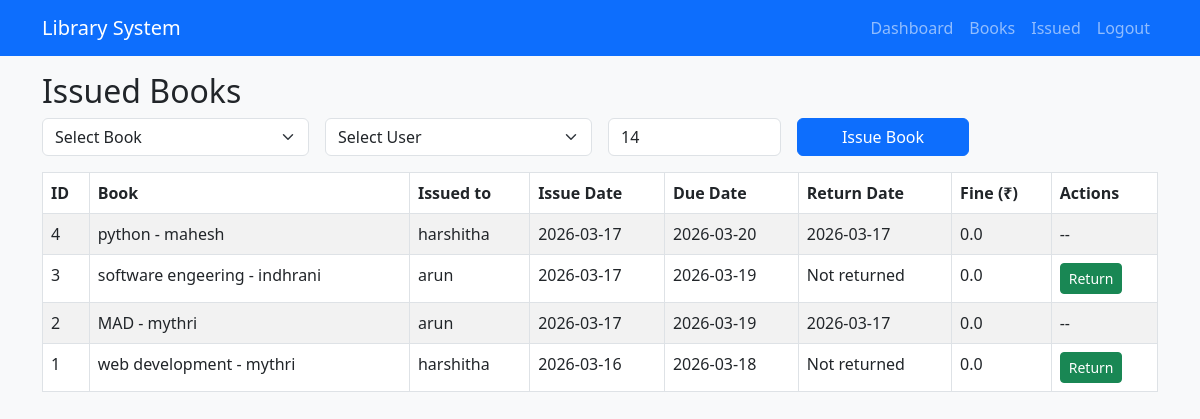
Screenshot of /issued_books (signed in) with the database file from the repository.
### tables this page shows
CREATE TABLE issued_books(
                id INTEGER PRIMARY KEY AUTOINCREMENT,
                book_id INTEGER NOT NULL,
                user_id INTEGER NOT NULL,
                issue_date TEXT NOT NULL,
                due_date TEXT NOT NULL,
                return_date TEXT,
                fine REAL DEFAULT 0,
                FOREIGN KEY (book_id) REFERENCES books(id),
                FOREIGN KEY (user_id) REFERENCES users(id)
            );

CREATE TABLE books(
                id INTEGER PRIMARY KEY AUTOINCREMENT,
                title TEXT NOT NULL,
                author TEXT NOT NULL,
                total_copies INTEGER NOT NULL,
                created_at TEXT NOT NULL
            );

CREATE TABLE users(
                id INTEGER PRIMARY KEY AUTOINCREMENT,
                username TEXT UNIQUE NOT NULL,
                password TEXT NOT NULL,
                created_at TEXT NOT NULL
            );

### app_main.py (the view, shortened to what this page needs)
@app.route('/issued_books', methods=['GET', 'POST'])
@login_required
def issued_books():
    conn = get_db_connection()
    cursor = conn.cursor()
    books_list = cursor.execute('SELECT * FROM books').fetchall()
    users_list = cursor.execute('SELECT * FROM users').fetchall()
    issued_records = cursor.execute('''
        SELECT ib.id, b.title, b.author, u.username, ib.issue_date, ib.due_date, ib.return_date, ib.fine
        FROM issued_books ib
        JOIN books b ON ib.book_id = b.id
        JOIN users u ON ib.user_id = u.id
        ORDER BY ib.id DESC
    ''').fetchall()
    conn.close()
    return render_template('issued_books.html', books=books_list, users=users_list, issued_records=issued_records)

### app_main.py (called while the page is built)
def get_db_connection():
    conn = sqlite3.connect(DB_PATH)
    conn.row_factory = sqlite3.Row
    return conn

@app.before_request
def setup_database():
    global _db_initialized
    if not _db_initialized:
        init_db()
        _db_initialized = True

def login_required(f):
    from functools import wraps
    @wraps(f)
    def decorated_function(*args, **kwargs):
        if 'user_id' not in session:
            flash('Please log in first.', 'warning')
            return redirect(url_for('login'))
        return f(*args, **kwargs)
    return decorated_function

### templates/issued_books.html
{% extends 'base.html' %}
{% block content %}
<h2>Issued Books</h2>
<form method="post" class="row g-3 mb-3">
  <div class="col-md-3"><select class="form-select" name="book_id" required><option value="">Select Book</option>{% for book in books %}<option value="{{ book.id }}">{{ book.title }} ({{ book.author }})</option>{% endfor %}</select></div>
  <div class="col-md-3"><select class="form-select" name="user_id" required><option value="">Select User</option>{% for user in users %}<option value="{{ user.id }}">{{ user.username }}</option>{% endfor %}</select></div>
  <div class="col-md-2"><input type="number" name="days" min="1" value="14" class="form-control" placeholder="Days"></div>
  <div class="col-md-2"><button class="btn btn-primary w-100" type="submit">Issue Book</button></div>
</form>
<table class="table table-bordered table-striped">
  <thead><tr><th>ID</th><th>Book</th><th>Issued to</th><th>Issue Date</th><th>Due Date</th><th>Return Date</th><th>Fine (₹)</th><th>Actions</th></tr></thead>
  <tbody>
    {% for rec in issued_records %}
    <tr>
      <td>{{ rec.id }}</td>
      <td>{{ rec.title }} - {{ rec.author }}</td>
      <td>{{ rec.username }}</td>
      <td>{{ rec.issue_date[:10] }}</td>
      <td>{{ rec.due_date[:10] }}</td>
      <td>{{ rec.return_date[:10] if rec.return_date else 'Not returned' }}</td>
      <td>{{ rec.fine }}</td>
      <td>
        {% if not rec.return_date %}
        <form action="{{ url_for('return_book', issue_id=rec.id) }}" method="post">
          <button class="btn btn-sm btn-success" type="submit">Return</button>
        </form>
        {% else %}--{% endif %}
      </td>
    </tr>
    {% endfor %}
  </tbody>
</table>
{% endblock %}

### static/style.css (style rules this page uses)
body { background-color: #f8f9fa; }

### rows the page displays
issued_books: id "4", title "python", author "mahesh", username "harshitha", issue_date "2026-03-17", due_date "2026-03-20", return_date "2026-03-17", fine "0.0"
issued_books: id "3", title "software engeering", author "indhrani", username "arun", issue_date "2026-03-17", due_date "2026-03-19", return_date "Not returned", fine "0.0"
issued_books: id "2", title "MAD", author "mythri", username "arun", issue_date "2026-03-17", due_date "2026-03-19", return_date "2026-03-17", fine "0.0"
issued_books: id "1", title "web development", author "mythri", username "harshitha", issue_date "2026-03-16", due_date "2026-03-18", return_date "Not returned", fine "0.0"
